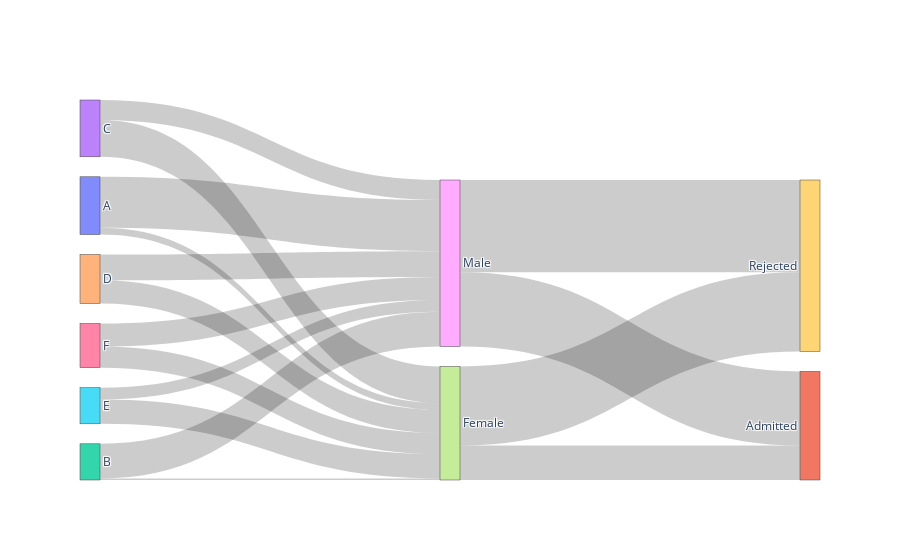

The notebook cell this image was saved under:
### Markdown cell above
Now we have vectors of sources, targets and counts, we also have a label_list to decode the numeric source and target vectors in our sankey plot. We're ready to plot. We'll use the [**Sankey**](https://plotly.github.io/plotly.py-docs/generated/plotly.graph_objects.Sankey.html) function from Plotly.

### Code cell
fig = go.Figure(go.Sankey(
    node = dict( # Dictionary of variables to define our nodes
      label = label_list, # labels corresponding to indices in source and target vectors
    ),
    link = dict( # Dictionary of variables to define our links
      source = sources, # indices correspond to labels, eg, 0 = Male, 1 = Female, 2 = A, ...
      target = targets, # same as above
      value = counts # value sets the flow volume for each connection
  )))

fig.update_layout(title="")

fig.show()

### Figure 1 — Plotly figure (JSON) as saved in the notebook; plotly's stock layout.template omitted (floating-point values rounded to 4 significant figures)
{"data": [{"link": {"source": [0, 0, 2, 2, 3, 3, 4, 4, 5, 5, 6, 6, 7, 7, 8, 8], "target": [7, 8, 7, 8, 7, 8, 7, 8, 7, 8, 7, 8, 1, 9, 1, 9], "value": [108, 825, 25, 560, 593, 325, 375, 417, 393, 191, 341, 373, 557, 1278, 1198, 1493]}, "node": {"label": ["A", "Admitted", "B", "C", "D", "E", "F", "Female", "Male", "Rejected"]}, "type": "sankey"}], "layout": {"title": {"text": ""}}}
